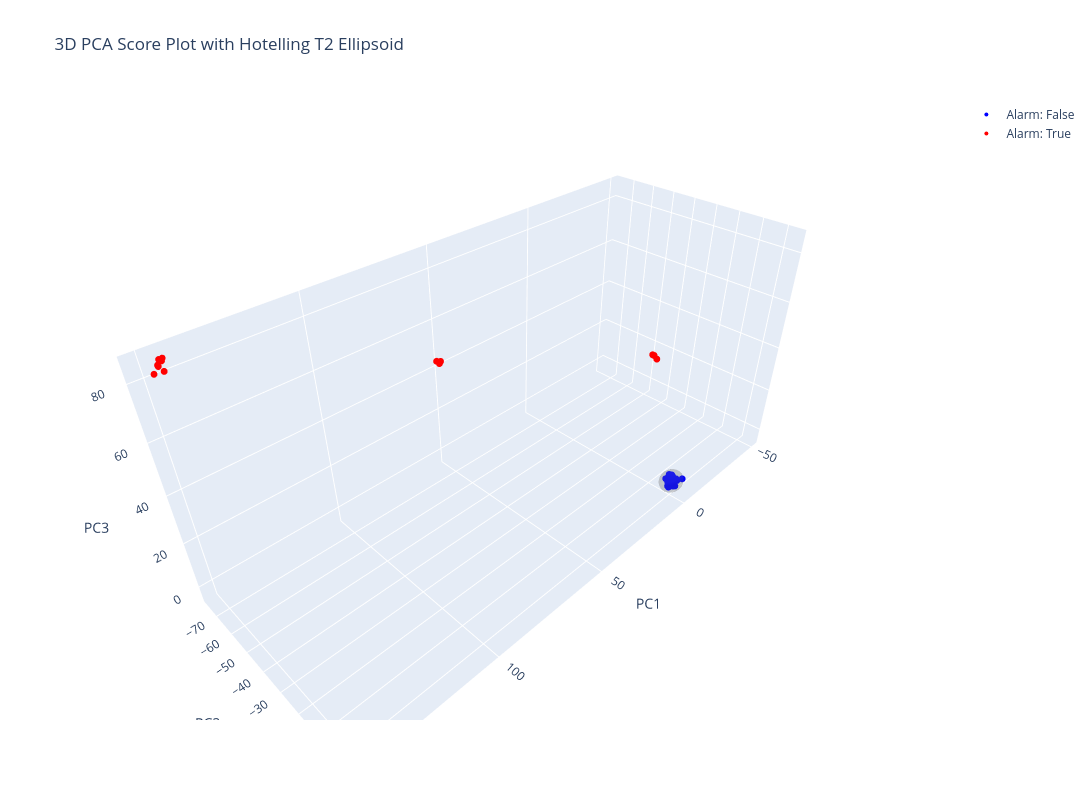

Source (notebook cell):
### Code cell
# Representing the PCA space and batches within this space

df_plot = pd.DataFrame(scores, columns=["PC1", "PC2", "PC3"])
df_plot['Alarm'] = df_pca_final['Alarm'].values
df_plot['Status'] = df_pca_final['Status'].values

eigenvalues = pca_golden.explained_variance_
radius_x = np.sqrt(t2_threshold * eigenvalues[0])
radius_y = np.sqrt(t2_threshold * eigenvalues[1])
radius_z = np.sqrt(t2_threshold * eigenvalues[2])

# 3. Create the Ellipse Shape
phi = np.linspace(0, np.pi, 50)
theta = np.linspace(0, 2 * np.pi, 50)
phi, theta = np.meshgrid(phi, theta)

x_ellipse = radius_x * np.sin(phi) * np.cos(theta)
y_ellipse = radius_y * np.sin(phi) * np.sin(theta)
z_ellipse = radius_z * np.cos(phi)


fig = go.Figure()

for alarm_val, color in zip([False, True], ['blue', 'red']):
    mask = df_plot['Alarm'] == alarm_val
    fig.add_trace(go.Scatter3d(
        x=df_plot.loc[mask, 'PC1'],
        y=df_plot.loc[mask, 'PC2'],
        z=df_plot.loc[mask, 'PC3'],
        mode='markers',
        marker=dict(size=4, color=color),
        name=f'Alarm: {alarm_val}'
    ))

fig.add_trace(go.Surface(
    x=x_ellipse, y=y_ellipse, z=z_ellipse,
    opacity=0.2,
    showscale=False,
    colorscale=[[0, 'gray'], [1, 'gray']],
    name='95% T2 Ellipsoid'
))

fig.update_layout(
    scene=dict(
        xaxis_title='PC1',
        yaxis_title='PC2',
        zaxis_title='PC3'
    ),
    title="3D PCA Score Plot with Hotelling T2 Ellipsoid"
)

fig.update_layout(
    width=1200,
    height=800,
    scene=dict(
        xaxis_title='PC1',
        yaxis_title='PC2',
        zaxis_title='PC3'
    ),
)
fig.show()

### Figure 1 — Plotly figure (JSON) as saved in the notebook; plotly's stock layout.template omitted (floating-point values rounded to 4 significant figures; data arrays with more than 128 entries replaced by an {"elided": "..."} marker saying what was removed)
{"data": [{"marker": {"color": "blue", "size": 4}, "mode": "markers", "name": "Alarm: False", "type": "scatter3d", "x": [0.826, -0.17, -4.191, -0.4627, -0.9106, -0.05682, 1.635, -0.1826, 0.8408, -1.357, -0.2971, -2.107, 1.241, 0.3311, -0.5424, 2.854, -1.257, -0.2564, 1.424, 3.766, -0.4624, 1.406, 0.462, 0.4825, -1.657, -1.184, -1.055, -1.063, 0.8047, 0.02139, 0.2228, 0.7435, -1.056, -0.0646, 1.271], "y": [2.385, -0.926, 2.213, -0.3422, 1.424, -1.521, -0.4612, -2.148, 0.197, -0.448, -0.08076, 0.4539, -0.1879, 0.9793, 0.09313, 0.4019, -2.041, -2.673, 0.6934, 1.376, -1.68, 0.284, 0.6618, -0.4772, 0.4921, -0.801, 0.8081, 1.801, -0.5735, 1.116, -0.4475, -0.2171, -0.1829, -0.1621, -0.009245], "z": [-0.6342, -0.2626, -0.1509, -1.557, 1.317, -0.1669, -0.03138, -0.04689, -1.379, 1.197, 1.072, -0.3778, 0.2701, 1.881, 0.135, -0.6095, 1.298, -0.659, 1.237, 0.01138, -0.9392, 1.686, -1.576, -0.9083, -2.885, 1.827, 0.7506, 0.654, 0.4542, -1.944, -1.38, 0.1786, 0.62, 0.1904, 0.7288]}, {"marker": {"color": "red", "size": 4}, "mode": "markers", "name": "Alarm: True", "type": "scatter3d", "x": [145.0, -46.83, -47.55, 57.94, -48.19, 148.5, 146.0, 58.13, 145.5, 57.85, 146.3, 145.3, 144.9, 57.38, 146.9], "y": [-76.07, -44.96, -43.77, -65.33, -46.59, -74.1, -74.87, -65.79, -75.05, -67.67, -76.33, -76.2, -75.11, -66.41, -73.78], "z": [84.47, 17.64, 15.95, 51.17, 16.72, 82.61, 85.84, 50.16, 81.78, 50.17, 83.53, 84.58, 85.71, 50.32, 84.52]}, {"colorscale": [[0, "gray"], [1, "gray"]], "name": "95% T2 Ellipsoid", "opacity": 0.2, "showscale": false, "type": "surface", "x": {"elided": "50x50 float values"}, "y": {"elided": "50x50 float values"}, "z": {"elided": "50x50 float values"}}], "layout": {"height": 800, "scene": {"xaxis": {"title": {"text": "PC1"}}, "yaxis": {"title": {"text": "PC2"}}, "zaxis": {"title": {"text": "PC3"}}}, "title": {"text": "3D PCA Score Plot with Hotelling T2 Ellipsoid"}, "width": 1200}}
